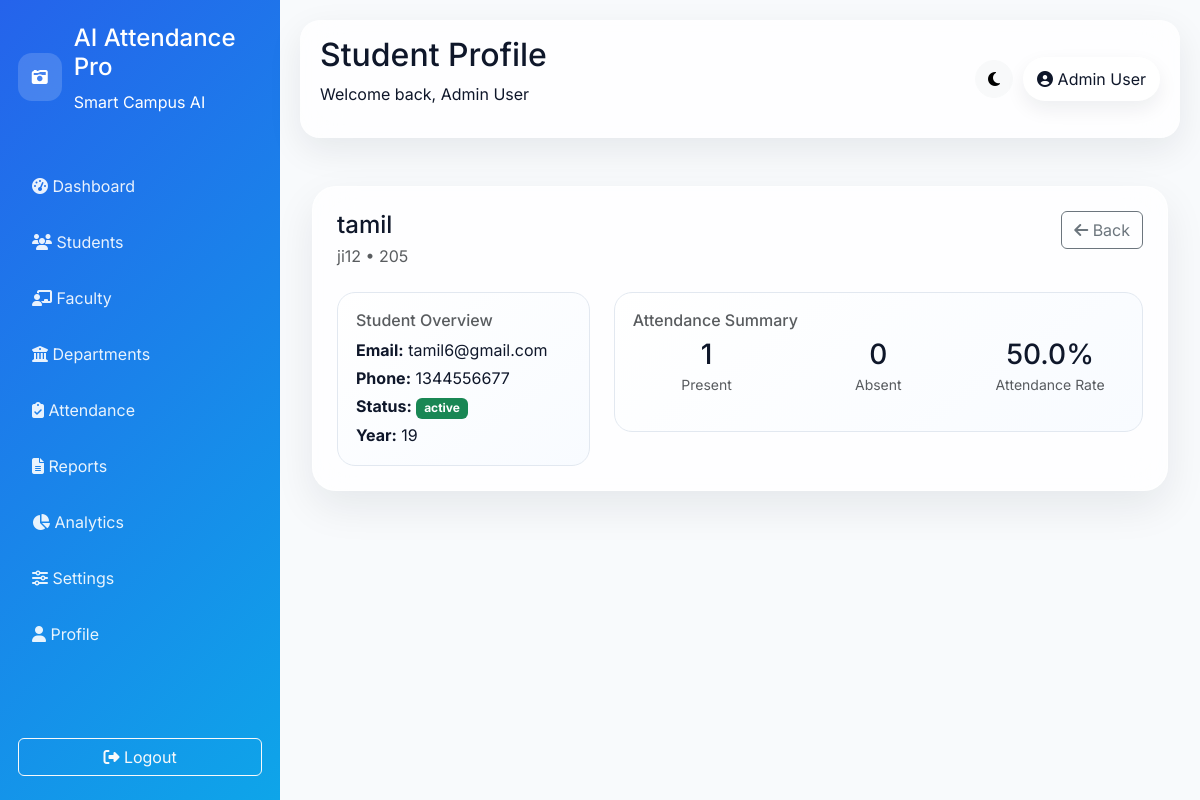
Screenshot of /students/2/profile (signed in) with the database file from the repository.
### models/__init__.py (models this page shows, shortened)
class User(db.Model):
    id = db.Column(db.Integer, primary_key=True)
    full_name = db.Column(db.String(120), nullable=False)
    email = db.Column(db.String(120), unique=True, nullable=False)
    password_hash = db.Column(db.String(255), nullable=False)
    role = db.Column(db.String(20), default='admin')
    created_at = db.Column(db.DateTime, default=db.func.now())

class Student(db.Model):
    id = db.Column(db.Integer, primary_key=True)
    student_id = db.Column(db.String(50), unique=True, nullable=False)
    full_name = db.Column(db.String(120), nullable=False)
    email = db.Column(db.String(120), nullable=True)
    phone = db.Column(db.String(20), nullable=True)
    department_id = db.Column(db.Integer, db.ForeignKey('department.id'))
    course_id = db.Column(db.Integer, db.ForeignKey('course.id'))
    year = db.Column(db.String(20), nullable=True)
    status = db.Column(db.String(20), default='active')
    photo_path = db.Column(db.String(255), nullable=True)

### app.py (the view)
@app.route('/students/<int:student_id>/profile')
@login_required
def student_profile(student_id):
    student = Student.query.get_or_404(student_id)
    history = Attendance.query.filter_by(student_id=student.student_id).order_by(Attendance.id.desc()).limit(15).all()
    total_records = Attendance.query.filter_by(student_id=student.student_id).count()
    present_count = Attendance.query.filter_by(student_id=student.student_id, status='present').count()
    absent_count = Attendance.query.filter_by(student_id=student.student_id, status='absent').count()
    attendance_rate = round((present_count / total_records) * 100, 1) if total_records else 0
    attendance_summary = {
        'present': present_count,
        'absent': absent_count,
        'rate': attendance_rate,
    }
    departments = Department.query.all()
    courses = Course.query.all()
    return render_template('student_profile.html', student=student, history=history, attendance_summary=attendance_summary, departments=departments, courses=courses)

### app.py (called while the page is built)
@login_manager.user_loader
def load_user(user_id):
    return User.query.get(int(user_id))

@app.context_processor
def inject_globals():
    return {'site_name': 'AI Attendance Pro', 'now': datetime.utcnow()}

### templates/student_profile.html
{% extends 'base.html' %}
{% block page_title %}Student Profile{% endblock %}
{% block content %}
<div class="glass-card p-4">
    <div class="d-flex justify-content-between align-items-start mb-4">
        <div>
            <h4 class="mb-1">{{ student.full_name }}</h4>
            <p class="text-muted mb-0">{{ student.student_id }} • {{ student.department_id or 'No department' }}</p>
        </div>
        <a href="{{ url_for('students') }}" class="btn btn-outline-secondary"><i class="fa-solid fa-arrow-left"></i> Back</a>
    </div>
    <div class="row g-4">
        <div class="col-lg-4">
            <div class="report-box h-100">
                <h6 class="text-muted">Student Overview</h6>
                <p class="mb-1"><strong>Email:</strong> {{ student.email or '—' }}</p>
                <p class="mb-1"><strong>Phone:</strong> {{ student.phone or '—' }}</p>
                <p class="mb-1"><strong>Status:</strong> <span class="badge text-bg-success">{{ student.status }}</span></p>
                <p class="mb-0"><strong>Year:</strong> {{ student.year or '—' }}</p>
            </div>
        </div>
        <div class="col-lg-8">
            <div class="report-box">
                <h6 class="text-muted">Attendance Summary</h6>
                <div class="row text-center">
                    <div class="col-md-4">
                        <h3 class="mb-0">{{ attendance_summary.present }}</h3>
                        <small class="text-muted">Present</small>
                    </div>
                    <div class="col-md-4">
                        <h3 class="mb-0">{{ attendance_summary.absent }}</h3>
                        <small class="text-muted">Absent</small>
                    </div>
                    <div class="col-md-4">
                        <h3 class="mb-0">{{ attendance_summary.rate }}%</h3>
                        <small class="text-muted">Attendance Rate</small>
                    </div>
                </div>
            </div>
        </div>
    </div>
</div>
{% endblock %}

### templates/base.html (shortened to what this page needs)
<!doctype html>
<html lang="en" class="h-100">
<head>
    <link href="https://cdn.jsdelivr.net/npm/bootstrap@5.3.3/dist/css/bootstrap.min.css" rel="stylesheet">
    <link href="https://cdnjs.cloudflare.com/ajax/libs/font-awesome/6.5.2/css/all.min.css" rel="stylesheet">
    <link href="https://cdnjs.cloudflare.com/ajax/libs/animate.css/4.1.1/animate.min.css" rel="stylesheet">
    <link rel="stylesheet" href="{{ url_for('static', filename='css/style.css') }}">
</head>
<body class="bg-soft" data-theme="light">
    <div class="page-wrapper">
        {% if current_user.is_authenticated %}
        <aside class="sidebar">
            <div class="brand">
                <div class="brand-icon"><i class="fa-solid fa-camera-retro"></i></div>
                <div>
                    <h4>{{ site_name }}</h4>
                    <p>Smart Campus AI</p>
                </div>
            </div>
            <nav class="nav-links">
                <a href="{{ url_for('dashboard') }}"><i class="fa-solid fa-gauge-high"></i> Dashboard</a>
                <a href="{{ url_for('students') }}"><i class="fa-solid fa-users"></i> Students</a>
                <a href="{{ url_for('faculty') }}"><i class="fa-solid fa-chalkboard-teacher"></i> Faculty</a>
                <a href="{{ url_for('departments') }}"><i class="fa-solid fa-building-columns"></i> Departments</a>
                <a href="{{ url_for('attendance') }}"><i class="fa-solid fa-clipboard-check"></i> Attendance</a>
                <a href="{{ url_for('reports') }}"><i class="fa-solid fa-file-lines"></i> Reports</a>
                <a href="{{ url_for('analytics') }}"><i class="fa-solid fa-chart-pie"></i> Analytics</a>
                <a href="{{ url_for('settings') }}"><i class="fa-solid fa-sliders"></i> Settings</a>
                <a href="{{ url_for('profile') }}"><i class="fa-solid fa-user"></i> Profile</a>
            </nav>
            <div class="sidebar-footer">
                <a href="{{ url_for('logout') }}" class="btn btn-outline-light w-100"><i class="fa-solid fa-right-from-bracket"></i> Logout</a>
            </div>
        </aside>
        {% endif %}
        <main class="main-content">
            {% if current_user.is_authenticated %}
            <header class="topbar">
                <div>
                    <h2>{% block page_title %}Dashboard{% endblock %}</h2>
                    <p>Welcome back, {{ current_user.full_name }}</p>
                </div>
                <div class="topbar-actions">
                    <button class="btn btn-light rounded-pill theme-toggle" type="button" aria-label="Toggle theme"><i class="fa-solid fa-moon"></i></button>
                    <a href="{{ url_for('profile') }}" class="user-pill"><i class="fa-solid fa-user-circle"></i> {{ current_user.full_name }}</a>
                </div>
            </header>
            {% endif %}
            <div class="container-fluid py-4">
                {% block content %}{% endblock %}
            </div>
        </main>
    </div>
</body>
</html>

### static/css/style.css (style rules this page uses)
:root { --primary: #2563EB; --secondary: #0EA5E9; --success: #10B981; --danger: #EF4444; --warning: #F59E0B; --bg: #F8FAFC; --text: #0f172a; --card: rgba(255,255,255,0.78); --border: rgba(255,255,255,0.6); }
* { box-sizing: border-box; }
body { font-family: 'Inter', sans-serif; background: linear-gradient(135deg, #eef5ff, #f8fbff); color: var(--text); }
.bg-soft { background: var(--bg); }
.page-wrapper { display: flex; min-height: 100vh; }
.sidebar { width: 280px; background: linear-gradient(135deg, var(--primary), var(--secondary)); color: white; padding: 24px 18px; display: flex; flex-direction: column; }
.brand { display: flex; align-items: center; gap: 12px; margin-bottom: 32px; }
.brand-icon { width: 48px; height: 48px; border-radius: 14px; display: grid; place-items: center; background: rgba(255,255,255,0.16); color: white; }
.nav-links { display: flex; flex-direction: column; gap: 8px; }
.nav-links a { color: rgba(255,255,255,0.9); text-decoration: none; padding: 12px 14px; border-radius: 12px; transition: .2s ease; }
.sidebar-footer { margin-top: auto; padding-top: 16px; }
.main-content { flex: 1; padding: 20px; }
.topbar { display: flex; justify-content: space-between; align-items: center; margin-bottom: 24px; padding: 16px 20px; border-radius: 20px; background: var(--card); backdrop-filter: blur(20px); box-shadow: 0 12px 35px rgba(15,23,42,0.08); }
.topbar-actions { display: flex; gap: 10px; align-items: center; }
.user-pill { background: white; padding: 10px 14px; border-radius: 999px; text-decoration: none; color: var(--text); box-shadow: 0 8px 20px rgba(15,23,42,0.07); }
.glass-card { background: var(--card); border: 1px solid var(--border); border-radius: 24px; box-shadow: 0 16px 40px rgba(15,23,42,0.08); backdrop-filter: blur(20px); }
.report-box, .setting-card { background: linear-gradient(145deg, white, #f8fbff); border: 1px solid #e2e8f0; border-radius: 18px; padding: 18px; min-height: 140px; }

### rows the page displays
User: full_name "Admin User"
Student: full_name "tamil", student_id "ji12", department "205", email "tamil6@gmail.com", phone "1344556677", status "active", year "19"

### other values shown
{{ site_name }} "AI Attendance Pro"
{{ attendance_summary.present }} "1"
{{ attendance_summary.absent }} "0"
{{ attendance_summary.rate }} "50.0"
